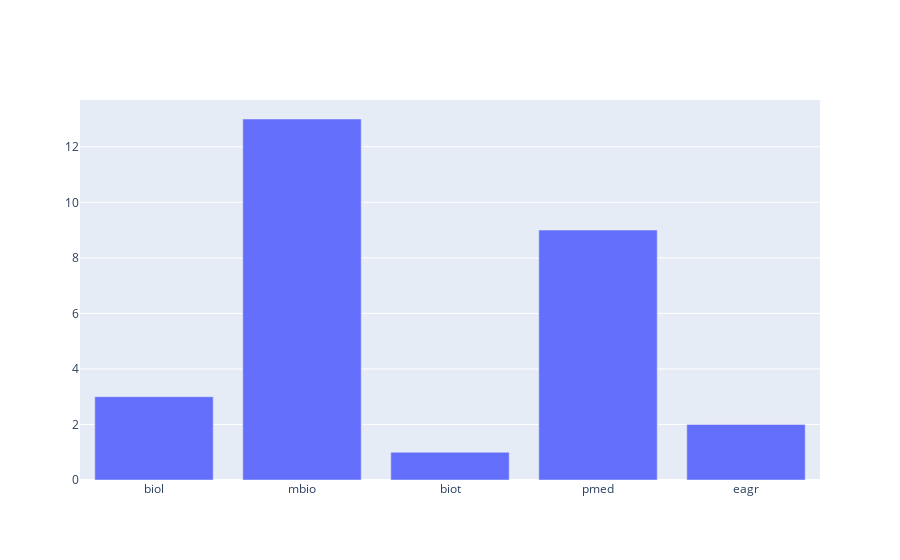

Notebook cell for this chart:
### Code cell
# Graficas de barras en plotly
import plotly
import plotly.graph_objs as go
plotly.offline.init_notebook_mode(connected=True)

data=[go.Bar(x=['biol','mbio','biot','pmed','eagr'],y=[3,13,1,9,2])]

plotly.offline.iplot(data, filename='barras verticales')

### Figure 1 — Plotly figure (JSON) as saved in the notebook; plotly's stock layout.template omitted (floating-point values rounded to 4 significant figures)
{"data": [{"type": "bar", "x": ["biol", "mbio", "biot", "pmed", "eagr"], "y": [3, 13, 1, 9, 2]}], "layout": {}}
